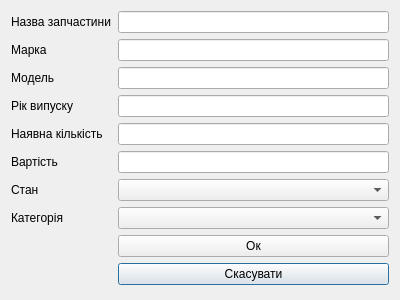
<?xml version="1.0" encoding="UTF-8"?>
<ui version="4.0">
 <class>ClassAdd</class>
 <widget class="QDialog" name="ClassAdd">
  <property name="geometry">
   <rect>
    <x>0</x>
    <y>0</y>
    <width>400</width>
    <height>300</height>
   </rect>
  </property>
  <property name="windowTitle">
   <string>Dialog</string>
  </property>
  <layout class="QFormLayout" name="formLayout">
   <item row="0" column="0">
    <widget class="QLabel" name="nameLabel">
     <property name="text">
      <string>Назва запчастини</string>
     </property>
    </widget>
   </item>
   <item row="0" column="1">
    <widget class="QLineEdit" name="nameEdit"/>
   </item>
   <item row="1" column="0">
    <widget class="QLabel" name="carBrandLabel">
     <property name="text">
      <string>Марка</string>
     </property>
    </widget>
   </item>
   <item row="1" column="1">
    <widget class="QLineEdit" name="carBrandEdit"/>
   </item>
   <item row="2" column="0">
    <widget class="QLabel" name="carModelLabel">
     <property name="text">
      <string>Модель</string>
     </property>
    </widget>
   </item>
   <item row="2" column="1">
    <widget class="QLineEdit" name="carModelEdit"/>
   </item>
   <item row="3" column="0">
    <widget class="QLabel" name="carYearLabel">
     <property name="text">
      <string>Рік випуску</string>
     </property>
    </widget>
   </item>
   <item row="3" column="1">
    <widget class="QLineEdit" name="carYearEdit"/>
   </item>
   <item row="4" column="0">
    <widget class="QLabel" name="inStockLabel">
     <property name="text">
      <string>Наявна кількість</string>
     </property>
    </widget>
   </item>
   <item row="4" column="1">
    <widget class="QLineEdit" name="inStockEdit"/>
   </item>
   <item row="5" column="0">
    <widget class="QLabel" name="priceLabel">
     <property name="text">
      <string>Вартість</string>
     </property>
    </widget>
   </item>
   <item row="5" column="1">
    <widget class="QLineEdit" name="priceEdit"/>
   </item>
   <item row="10" column="1">
    <widget class="QPushButton" name="buttonDecline">
     <property name="text">
      <string>Скасувати</string>
     </property>
    </widget>
   </item>
   <item row="6" column="0">
    <widget class="QLabel" name="stateLabel">
     <property name="text">
      <string>Стан</string>
     </property>
    </widget>
   </item>
   <item row="7" column="1">
    <widget class="QComboBox" name="categoryBox"/>
   </item>
   <item row="7" column="0">
    <widget class="QLabel" name="categoryLabel">
     <property name="text">
      <string>Категорія</string>
     </property>
    </widget>
   </item>
   <item row="8" column="1">
    <widget class="QPushButton" name="buttonOk">
     <property name="text">
      <string>Ок</string>
     </property>
    </widget>
   </item>
   <item row="6" column="1">
    <widget class="QComboBox" name="stateBox"/>
   </item>
  </layout>
 </widget>
 <resources/>
 <connections>
  <connection>
   <sender>buttonDecline</sender>
   <signal>clicked()</signal>
   <receiver>ClassAdd</receiver>
   <slot>close()</slot>
   <hints>
    <hint type="sourcelabel">
     <x>381</x>
     <y>282</y>
    </hint>
    <hint type="destinationlabel">
     <x>383</x>
     <y>295</y>
    </hint>
   </hints>
  </connection>
 </connections>
</ui>
